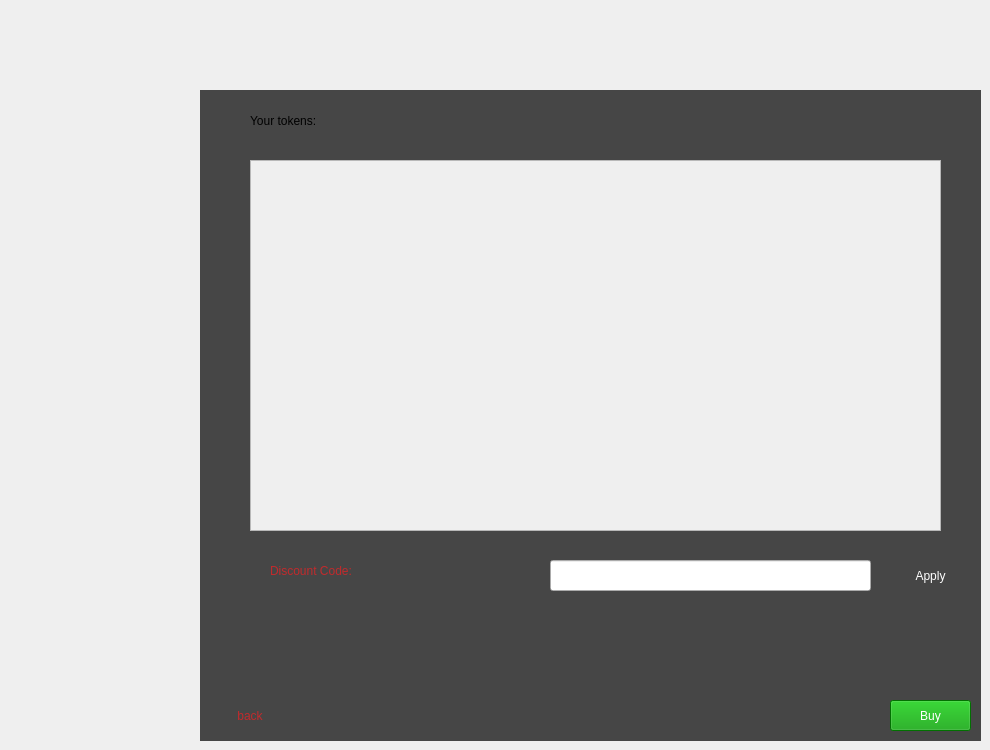
    <widget class="QWidget" name="Shopping_bask">
     <widget class="QScrollArea" name="scrollArea_Basket">
      <property name="geometry">
       <rect>
        <x>250</x>
        <y>160</y>
        <width>691</width>
        <height>371</height>
       </rect>
      </property>
      <property name="autoFillBackground">
       <bool>false</bool>
      </property>
      <property name="widgetResizable">
       <bool>true</bool>
      </property>
      <widget class="QWidget" name="scrollAreaWidgetContents_2">
       <property name="geometry">
        <rect>
         <x>0</x>
         <y>0</y>
         <width>689</width>
         <height>369</height>
        </rect>
       </property>
      </widget>
     </widget>
     <widget class="QLineEdit" name="Discount">
      <property name="geometry">
       <rect>
        <x>550</x>
        <y>560</y>
        <width>321</width>
        <height>31</height>
       </rect>
      </property>
      <property name="styleSheet">
       <string notr="true">font: 600 italic 20pt &quot;Zilla Slab SemiBold&quot;;
color:rgb(193, 42, 44)</string>
      </property>
     </widget>
     <widget class="QLabel" name="label_19">
      <property name="geometry">
       <rect>
        <x>270</x>
        <y>550</y>
        <width>171</width>
        <height>41</height>
       </rect>
      </property>
      <property name="styleSheet">
       <string notr="true">font: 600 italic 20pt &quot;Zilla Slab SemiBold&quot;;
color:rgb(193, 42, 44)</string>
      </property>
      <property name="text">
       <string>Discount Code:</string>
      </property>
     </widget>
     <widget class="QLabel" name="label_20">
      <property name="geometry">
       <rect>
        <x>200</x>
        <y>90</y>
        <width>781</width>
        <height>651</height>
       </rect>
      </property>
      <property name="styleSheet">
       <string notr="true">background-color:rgb(70, 70, 70)</string>
      </property>
      <property name="text">
       <string/>
      </property>
     </widget>
     <widget class="QPushButton" name="Apply_discount">
      <property name="geometry">
       <rect>
        <x>890</x>
        <y>560</y>
        <width>81</width>
        <height>31</height>
       </rect>
      </property>
      <property name="styleSheet">
       <string notr="true">font: 600 italic 20pt &quot;Zilla Slab SemiBold&quot;;
color:rgb(255, 255, 255);
background-color:rgb(3, 157, 1)</string>
      </property>
      <property name="text">
       <string>Apply</string>
      </property>
      <property name="flat">
       <bool>true</bool>
      </property>
     </widget>
     <widget class="QPushButton" name="pushButton_6">
      <property name="geometry">
       <rect>
        <x>210</x>
        <y>700</y>
        <width>80</width>
        <height>31</height>
       </rect>
      </property>
      <property name="styleSheet">
       <string notr="true">font: 600 italic 20pt &quot;Zilla Slab SemiBold&quot;;
color:rgb(193, 42, 44)</string>
      </property>
      <property name="text">
       <string>back</string>
      </property>
      <property name="flat">
       <bool>true</bool>
      </property>
     </widget>
     <widget class="QPushButton" name="pushButton_7">
      <property name="geometry">
       <rect>
        <x>890</x>
        <y>700</y>
        <width>81</width>
        <height>31</height>
       </rect>
      </property>
      <property name="styleSheet">
       <string notr="true">font: 600 italic 20pt &quot;Zilla Slab SemiBold&quot;;
color:rgb(255, 255, 255);
background-color:rgb(3, 157, 1)</string>
      </property>
      <property name="text">
       <string>Buy</string>
      </property>
      <property name="flat">
       <bool>false</bool>
      </property>
     </widget>
     <widget class="QLabel" name="Dis_Cost">
      <property name="geometry">
       <rect>
        <x>210</x>
        <y>610</y>
        <width>591</width>
        <height>71</height>
       </rect>
      </property>
      <property name="styleSheet">
       <string notr="true">font: 600 italic 20pt &quot;Zilla Slab SemiBold&quot;;
color:rgbrgb(255, 144, 8)</string>
      </property>
      <property name="text">
       <string/>
      </property>
     </widget>
     <widget class="QLabel" name="label_24">
      <property name="geometry">
       <rect>
        <x>250</x>
        <y>100</y>
        <width>211</width>
        <height>41</height>
       </rect>
      </property>
      <property name="styleSheet">
       <string notr="true">font: 600 italic 20pt &quot;Zilla Slab SemiBold&quot;;
color:rgbrgb(255, 144, 8)</string>
      </property>
      <property name="text">
       <string>Your tokens:</string>
      </property>
     </widget>
     <widget class="QLabel" name="label_25">
      <property name="geometry">
       <rect>
        <x>460</x>
        <y>100</y>
        <width>211</width>
        <height>41</height>
       </rect>
      </property>
      <property name="styleSheet">
       <string notr="true">font: 600 italic 20pt &quot;Zilla Slab SemiBold&quot;;
color:rgbrgb(255, 144, 8)</string>
      </property>
      <property name="text">
       <string/>
      </property>
     </widget>
     <zorder>label_20</zorder>
     <zorder>scrollArea_Basket</zorder>
     <zorder>Discount</zorder>
     <zorder>label_19</zorder>
     <zorder>Apply_discount</zorder>
     <zorder>pushButton_6</zorder>
     <zorder>pushButton_7</zorder>
     <zorder>Dis_Cost</zorder>
     <zorder>label_24</zorder>
     <zorder>label_25</zorder>
    </widget>
